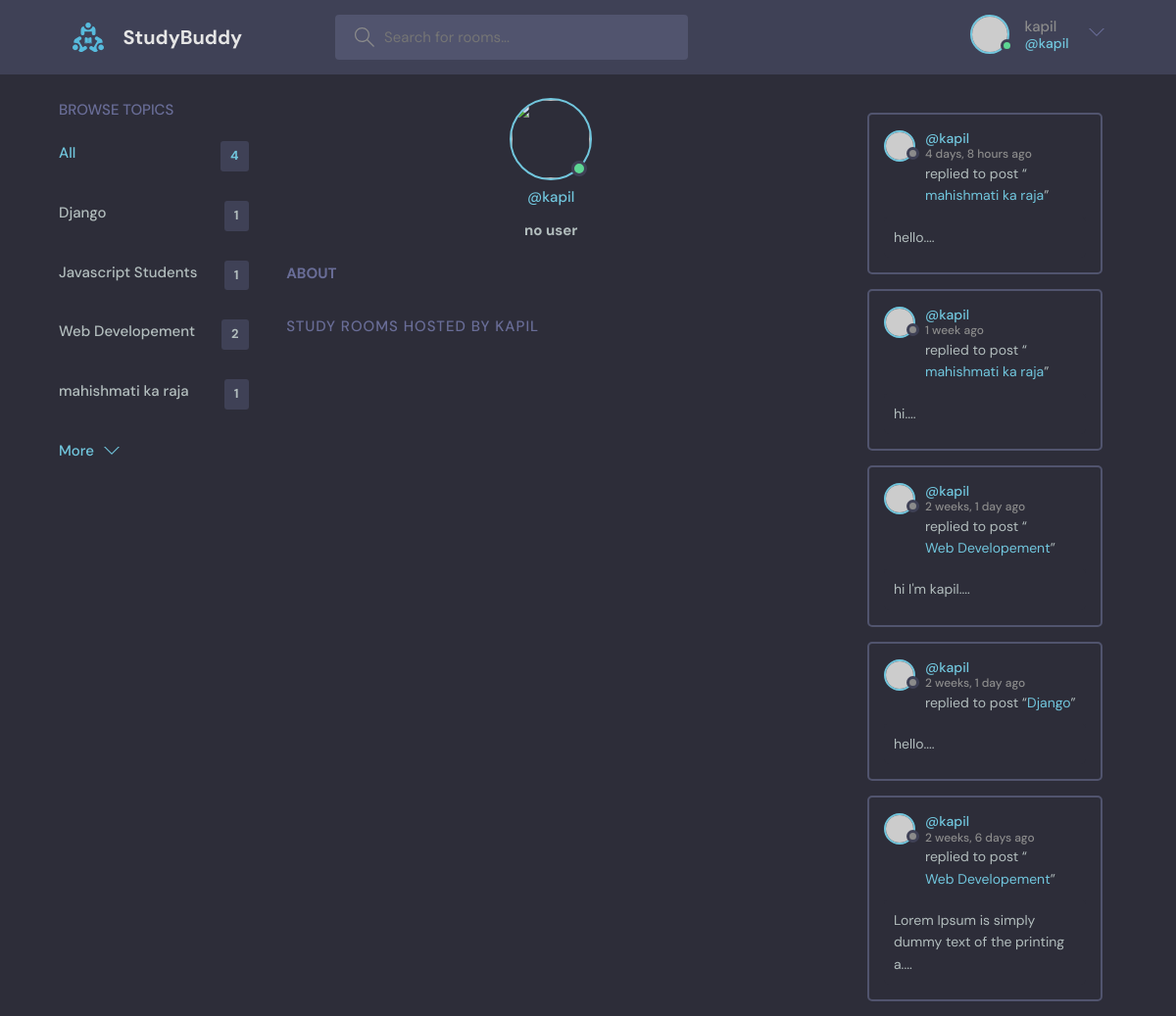
Page /userprofile/1/ on the committed database.
### base/models.py (models this page shows, shortened)
class Topic(models.Model):
    name=models.CharField(max_length=200)
    def __str__(self):
        return self.name

class Message(models.Model):
    user=models.ForeignKey(User,on_delete=models.CASCADE, default=True)
    room=models.ForeignKey(Room, on_delete=models.CASCADE )
    body=models.TextField()
    updated=models.DateTimeField(auto_now=True)
    created=models.DateTimeField(auto_now_add=True)
    class Meta():
        ordering= ['-updated','-created']
    def __str__(self):
        return self.body[0:50]

class Room(models.Model):
    host=models.ForeignKey(User,on_delete=models.SET_NULL, null=True)
    topic=models.ForeignKey(Topic, on_delete=models.SET_NULL, null=True)
    name=models.CharField(max_length=100)
    description=models.TextField(null=True , blank=True)
    participants=models.ManyToManyField(User, related_name='participants',blank=True)
    updated=models.DateTimeField(auto_now=True)
    created=models.DateTimeField(auto_now_add=True)
    class Meta():
        ordering= ['-updated','-created']

### base/views.py (the view)
# urls.py: path('userprofile/<str:pk>/', views.UserProfile, name='user-profile'),
def UserProfile(request,pk):
    user=User.objects.get(id=pk)
    rooms = user.room_set.all()
    room_messages = user.message_set.all()
    topics = Topic.objects.all()
    context={'user':user,'room_messages':room_messages,'rooms':rooms, 'topic':topics}
    return render(request,'base/profile.html',context)

### base/templates/base/profile.html (shortened to what this page needs)
{% extends 'main.html' %}
{% block content %}
<main class="profile-page layout layout--3">
  <div class="container">
    {% include 'base/topic.html' %}
    <div class="roomList">
      <div class="profile">
        <div class="profile__avatar">
          <div class="avatar avatar--large active">
            <img src="{{user.avatar.url}}" />
          </div>
        </div>
        <div class="profile__info">
          <p>@{{user.username}}</p>
          {% if request.user == user %}
          <a href="{% url 'update-form' user.id %}" class="btn btn--main btn--pill">Edit Profile</a>
          {% else %}
          <h1>no user</h1>
          {% endif %}
        </div>
        <div class="profile__about">
          <h3>About</h3>
        </div>
      </div>
      <div class="roomList__header">
        <div>
          <h2>Study Rooms Hosted by {{user}}</a>
          </h2>
        </div>
      </div>
    </div>
    <div>
    {% include 'base/recent_activity.html' %}</div>
  </div>
</main>
{% endblock content %}

### templates/navbar.html (shortened to what this page needs)
{% load static %}
<header class="header header--loggedIn">
    <div class="container">
      <a href="{% url 'home' %}" class="header__logo">
        <img src="{% static 'images/logo.svg'%}" />
        <h1>StudyBuddy</h1>
      </a>
      <form class="header__search">
        <label>
          <input placeholder="Search for rooms..." />
        </label>
      </form>
      <nav class="header__menu">
        {% if user.is_authenticated %}
        <div class="header__user">
          <a href="{% url 'update-profile' user.id %}">
            <div class="avatar avatar--medium active">
              <img src="https://randomuser.me/api/portraits/men/37.jpg" />
            </div>
            <p>{{user}} <span>@{{user.username}}</span></p>
          </a>
          <button class="dropdown-button">
            <svg version="1.1" xmlns="http://www.w3.org/2000/svg" width="32" height="32" viewBox="0 0 32 32">
              <title>chevron-down</title>
              <path d="M16 21l-13-13h-3l16 16 16-16h-3l-13 13z"></path>
            </svg>
          </button>
        </div>
        {% else %}
          <a href="{% url 'login' %}">
            <img src="{% static 'images/avatar.svg' %}" />
            <p>Login</p>
          </a>
        {% endif %}
      </nav>
    </div>
  </header>

### base/templates/base/topic.html
<div class="topics">
    <div class="topics__header">
      <h2>Browse Topics</h2>
    </div>
    <ul class="topics__list">
      <li>
        <a href="{% url 'home' %}" class="active">All <span>{{topic.all.count}}</span></a>
      </li>
      {% for topic in topic %}
      <li>
        <a href="{% url 'home' %}?q={{topic.name}}">{{topic.name}}<span>{{topic.room_set.all.count}}</span></a>
      </li>
      {%endfor%}
    </ul>
    <a class="btn btn--link" href="{% url 'topics' %}">
      More
      <svg version="1.1" xmlns="http://www.w3.org/2000/svg" width="32" height="32" viewBox="0 0 32 32">
        <title>chevron-down</title>
        <path d="M16 21l-13-13h-3l16 16 16-16h-3l-13 13z"></path>
      </svg>
    </a>
  </div>

### base/templates/base/recent_activity.html (shortened to what this page needs)
{% for message in room_messages %}
<div class="activities__box">
    <div class="activities__boxHeader roomListRoom__header">
      <a href="{% url 'user-profile' message.user.id %}" class="roomListRoom__author">
        <div class="avatar avatar--small">
          <img src="https://randomuser.me/api/portraits/women/11.jpg" />
        </div>
        <p>
          @{{message.user}}
          <span>{{message.created|timesince}} ago</span>
        </p>
      </a>
    </div>
    <div class="activities__boxContent">
      <p>replied to post “<a href="{% url 'room' message.room.id %}">{{message.room.topic}}</a>”</p>
      <div class="activities__boxRoomContent">
        {{message}}....
      </div>
    </div>
  </div>
{% endfor %}

### rows in the picture
Topic: name "Django", room_set.all.count "1"
Topic: name "Javascript Students", room_set.all.count "1"
Topic: name "Web Developement", room_set.all.count "2"
Topic: name "mahishmati ka raja", room_set.all.count "1"
Message: user "kapil", created "4 days, 8 hours", room.topic "mahishmati ka raja", body "hello"
Message: user "kapil", created "1 week", room.topic "mahishmati ka raja", body "hi"
Message: user "kapil", created "2 weeks, 1 day", room.topic "Web Developement", body "hi I'm kapil"
Message: user "kapil", created "2 weeks, 1 day", room.topic "Django", body "hello"
Message: user "kapil", created "2 weeks, 6 days", room.topic "Web Developement", body "Lorem Ipsum is simply dummy text of the printing a"

### other values in the picture
{{ user }} "kapil"
{{ user.username }} "kapil"
{{ topic.all.count }} "4"
{{ user }} "KAPIL"
